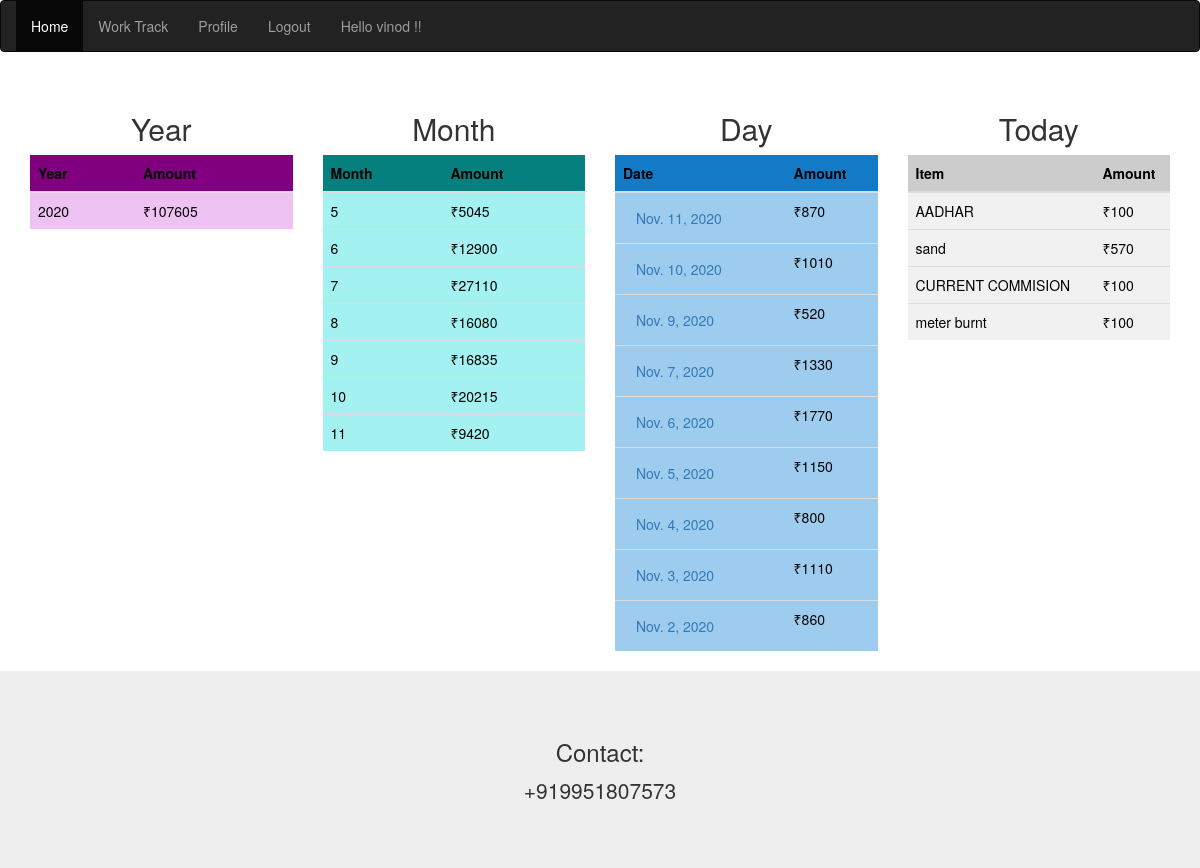
/sumreceived/ (signed in), run on the app's committed database.
### myapp/models.py (models this page shows, shortened)
class Received(models.Model):
        name = models.CharField(max_length = 50)
        amount = models.CharField(max_length = 50)
        date = models.DateField(default=datetime.date.today)
        unit = models.IntegerField(default=0)
        author = models.ForeignKey(User, on_delete=models.CASCADE)

### myapp/views.py (the view)
# urls.py: path('sumreceived/', views.sum, name = 'get_sum'),
@login_required
def sum(request):
    today = datetime.date.today()
    data = Received.objects.filter(author=request.user,date__month=today.month).values('date').order_by('-date').annotate(Sum('amount'))
    data_month=Received.objects.annotate(month=ExtractMonth ('date')).values('month').annotate(Sum('amount'))
    data_day=Received.objects.filter(date=datetime.date.today(), author=request.user)
    data_year=Received.objects.annotate(year=ExtractYear ('date')).values('year').annotate(Sum('amount'))
    return render(request, 'book/agg.html', {'data': data, 'data_month':data_month, 'data_day':data_day, 'data_year':data_year})

### myapp/templates/book/agg.html
    {% extends 'book/library.html' %}
    {% block content %}
	<div class="container">
	    <div class="row">
	       <div class="col-sm-3">
              <h2><center>Year</center></h2>
                <table class="table"  >
                <thead >
                <tr style="background-color:#800080;color:#000000;">
                    <th>Year</th>
                    <th>Amount</th>
                </tr>
                {% for i in data_year %}
                <tr  style="background-color:#eec2f2;color:#000000;"   >
                    <td>{{ i.year}}</a></td>
                    <td>₹{{ i.amount__sum}}</td>
                </tr>
                {% endfor %}
                </thead>
                </table>
            </div>
	       <div class="col-sm-3">
              <h2><center>Month</center></h2>
                <table class="table"  >
                <thead >
                <tr style="background-color:#05807f;color:#000000;">
                    <th>Month</th>
                    <th>Amount</th>
                </tr>
                {% for i in data_month %}
                <tr  style="background-color:#a3f1f0;color:#000000;"   >
                    <td>{{ i.month}}</a></td>
                    <td>₹{{ i.amount__sum}}</td>
                </tr>
                {% endfor %}
                </thead>
                </table>
            </div>
            <div class="col-sm-3">
              <h2><center>Day</center></h2>
                <table class="table"  >
                <thead >
                <tr style="background-color:#137ac7;color:#000000;">
                    <th>Date</th>
                    <th>Amount</th>
                </tr>
                {% for i in data %}
                <tr  style="background-color:#9eccee;color:#000000;"   >
                    <td><a href="getdata/{{ i.date|date:"Ymj"}}" class="btn btn-link" id = {{ i.date|date:"Y-m-j"}}>{{ i.date}}</a></td>
                    <td>₹{{ i.amount__sum}}</td>
                </tr>
                {% endfor %}
                </thead>
                </table>
            </div>
            <div class="col-sm-3">
              <h2><center>Today</center></h2>
                <table class="table"  >
                <thead >
                <tr style="background-color:#CCCCCC;color:#000000;">
                    <th>Item</th>
                    <th>Amount</th>
                </tr>
                {% for i in data_day %}
                <tr  style="background-color:#F1F1F1;color:#000000;"   >
                    <td>{{ i.name}}</td>
                    <td>₹{{ i.amount}}</td>
                </tr>
                {% endfor %}
                </thead>
                </table>
            </div>
        </div>
    </div>
    {% endblock %}

### myapp/templates/book/library.html (shortened to what this page needs)
    <!DOCTYPE html>
    {% load static %}
    <html>
    <head>
    <link rel="stylesheet" href="https://maxcdn.bootstrapcdn.com/bootstrap/3.4.1/css/bootstrap.min.css">
    </head>
    <body>
        <nav class="navbar navbar-inverse">
  <div class="container-fluid">
    <ul class="nav navbar-nav">
      {% if user.is_authenticated %}
      <li class="active"><a  href="{% url 'home' %}" >Home</a></li>
      <li ><a  href="{% url 'worktrack' %}" >Work Track</a></li>
      <li ><a  href="#" >Profile</a></li>
      <li ><a  href="{% url 'logout' %}" >Logout</a></li>
      <li ><a> Hello {{ user }} !!</a></li>
      {% else %}
      <li><a href="{% url 'index' %}" > Service4Me </a></li>
      <li><a  href="#" >About</a></li>
      {% endif %}
    </ul>
  </div>
</nav>
    <br>
		{% block content %}
      {% load crispy_forms_tags %}
		{% endblock %}
<div class="jumbotron text-center" style="margin-bottom:0">
  <h3>Contact:</h3>
  <p>+919951807573</p>
</div>
    </body>
    </html>

### data on the page
Received: name "AADHAR", amount "100"
Received: name "sand", amount "570"
Received: name "CURRENT COMMISION", amount "100"
Received: name "meter burnt", amount "100"

### other printed values
{{ user }} "vinod"
{{ i.year }} "2020"
{{ i.amount__sum }} "107605"
{{ i.month }} "5" "6" "7" "8" "9" "10" "11"
{{ i.amount__sum }} "5045" "12900" "27110" "16080" "16835" "20215" "9420"
{{ i.date }} "Nov. 11, 2020" "Nov. 10, 2020" "Nov. 9, 2020" "Nov. 7, 2020" "Nov. 6, 2020" "Nov. 5, 2020" "Nov. 4, 2020" "Nov. 3, 2020" "Nov. 2, 2020"
{{ i.amount__sum }} "870" "1010" "520" "1330" "1770" "1150" "800" "1110" "860"
